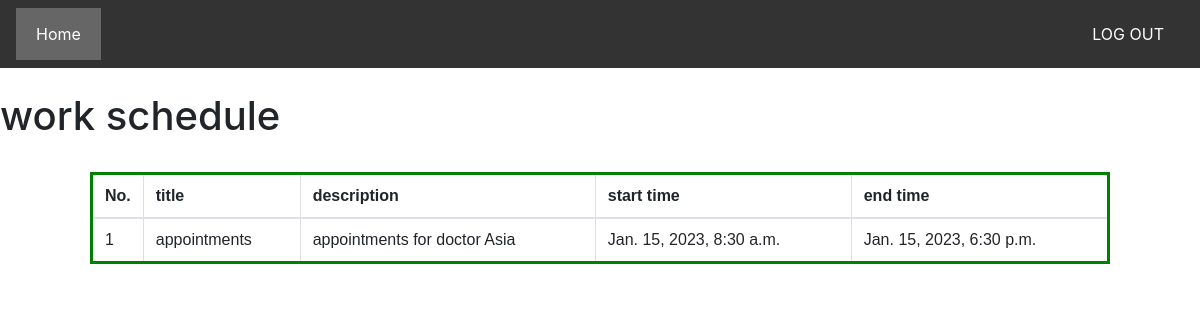
/receving_work/Asia/, run on an earlier commit of the app's database.
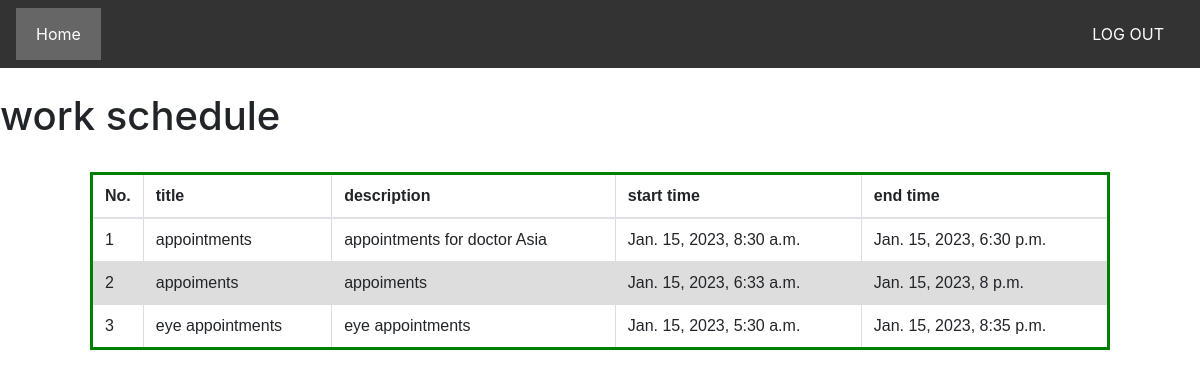
And on a later commit of the database.
### core/models.py (models this page shows, shortened)
class EVENT_CAL(models.Model):
    title = models.CharField(max_length=200)
    description = models.TextField()
    start_time = models.DateTimeField()
    end_time = models.DateTimeField()
    doctor_name=models.CharField(max_length=200)
    class Meta:
        db_table = 'EVENT_CAL'

### core/views.py (the view)
# urls.py: path('receving_work/<str:doctor_name>/',receving_work,name="receving_work"),
def receving_work(request, doctor_name):
    receiving = EVENT_CAL.objects.filter(doctor_name=doctor_name)
    doctor = doctor_a.objects.get(First_name =doctor_name)
    return render(request, 'receving_work.html', {'receiving': receiving, 'doctor':doctor})

### Templates/receving_work.html (shortened to what this page needs)
    <div class="navbar">
      <a href="{% url 'index'%} " class="active">Home</a>
      <a href="#" class="right">LOG OUT</a>
    </div>
    <head>
      <link rel="stylesheet" type="text/css" href="https://stackpath.bootstrapcdn.com/bootstrap/4.5.2/css/bootstrap.min.css">
    </head>
    <div class="header">
      <br>
      <h1> work schedule </h1>
      <br>
    </div>
        <table class='table' style="  width: 85%; ">
            <thead>
              <tr>
                <th style="width:5%">No.</th>
                <th>title </th>
                <th>description</th>
                <th>start time </th>
                <th>end time </th>
              </tr>
            </thead>
            {% for receiving in  receiving %}
            <tr>
              <td>{{ forloop.counter }}</td>
              <td>{{ receiving.title }}</td>
              <td>{{ receiving.description}}</td>
              <td>{{ receiving.start_time }}</td>
              <td>{{ receiving.end_time }}</td>
            </tr>
          {% endfor %}
        </table>

What changed in the data, as far as the page shows it:
added EVENT_CAL: title "appoiments", description "appoiments", start_time "Jan. 15, 2023, 6:33 a.m.", end_time "Jan. 15, 2023, 8 p.m."
added EVENT_CAL: title "eye appointments", description "eye appointments", start_time "Jan. 15, 2023, 5:30 a.m.", end_time "Jan. 15, 2023, 8:35 p.m."
